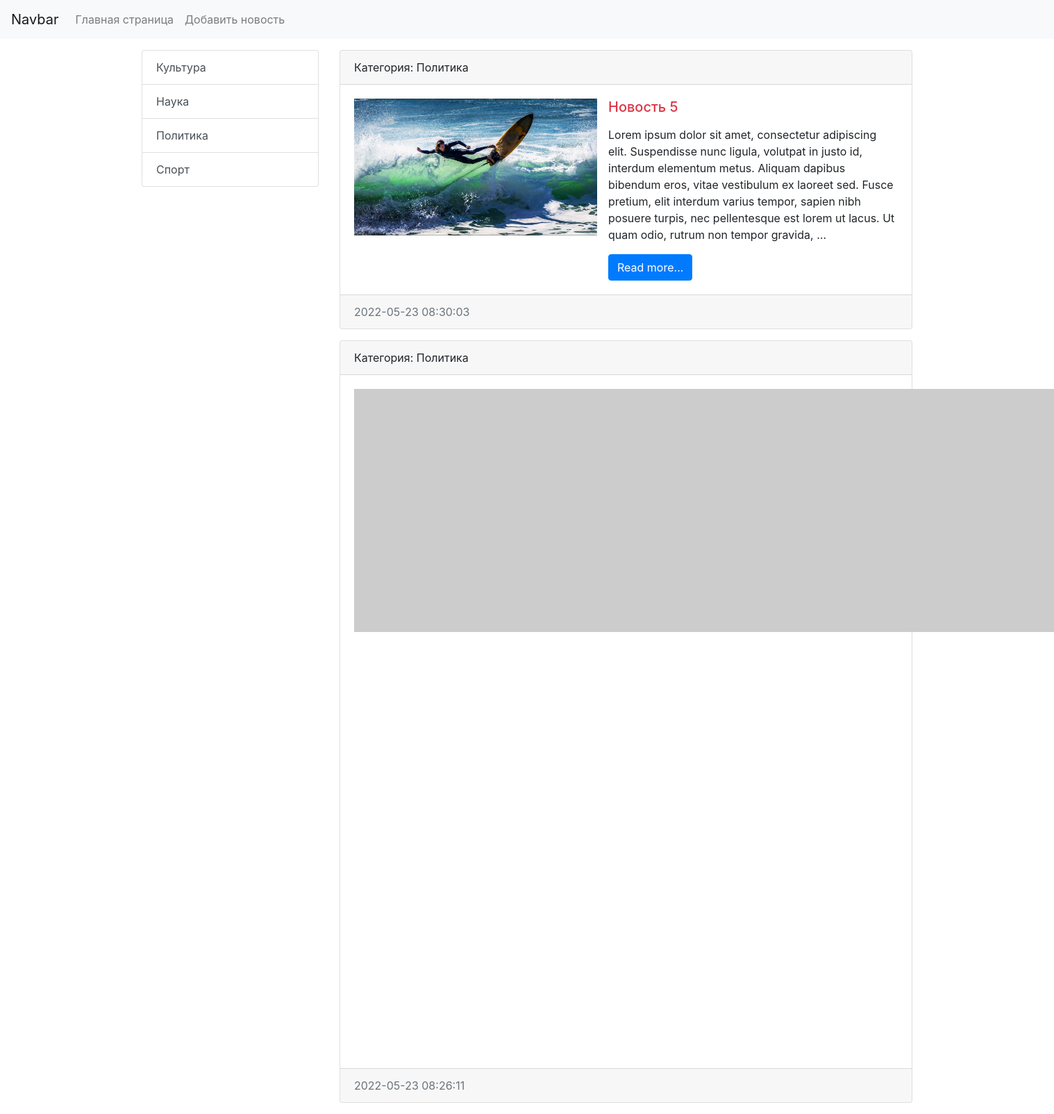
Screenshot of /category/3/ with the database file from the repository.
### news/models.py (models this page shows, shortened)
class Category(models.Model):
    title = models.CharField(max_length=150, db_index=True, verbose_name='Наименование категории')
    def __str__(self):
        return self.title
    class Meta:
        verbose_name = 'Категория'
        verbose_name_plural = "Категории"
        ordering = ['title']

class News(models.Model):
    title = models.CharField(max_length=150, verbose_name='Наименование')
    content = models.TextField(blank=True, verbose_name='Контент')
    created_at = models.DateTimeField(auto_now_add=True, verbose_name='Дата создания')
    updated_at = models.DateTimeField(auto_now=True, verbose_name='Обновлено')
    photo = models.ImageField(upload_to='photos/%Y/%m/%d/', verbose_name='Фото', blank=True)
    is_published = models.BooleanField(default=True, verbose_name='Опубликовано')
    category = models.ForeignKey('Category', on_delete=models.PROTECT, null=True, verbose_name='Категория') #PROTECT-защита от удаления,
    class Meta:
        verbose_name = 'Новость'
        verbose_name_plural = "Новости"
        ordering = ['-created_at']

### news/views.py (the view)
# urls.py: path('category/<int:category_id>/', get_category, name='category'),
def get_category(request, category_id):
    news = News.objects.filter(category_id=category_id)
    categories = Category.objects.all()
    category = Category.objects.get(pk=category_id)
    return render(request, 'news/category.html', {'news': news, 'categories': categories, 'category': category})

### news/templates/news/category.html (shortened to what this page needs)
<!doctype html>
<html lang="en">
  <head>
    <link rel="stylesheet" href="https://cdn.jsdelivr.net/npm/bootstrap@4.6.1/dist/css/bootstrap.min.css">
</head>
<body>
<nav class="navbar navbar-expand-lg navbar-light bg-light">
  <a class="navbar-brand" href="{% url 'home' %}">Navbar</a>
  <div class="collapse navbar-collapse" id="navbarSupportedContent">
    <ul class="navbar-nav mr-auto">
      <li class="nav-item"><a class="nav-link" href="{% url 'home' %}">Главная страница</a></li>
      <li class="nav-item"><a class="nav-link" href="{% url 'home' %}">Добавить новость</a></li>
    </ul>
  </div>
</nav>
<div class="container mt-3">
  <div class="row">
    <div class="col-md-3">
        <div class="list-group">
            {% for item in categories %}
            <a href="{% url 'category' item.pk%}" class="list-group-item list-group-item-action">{{ item.title }}</a>
            {% endfor %}
          </div>
    </div>
    <div class="col-md-9">
      {% for item in news %}
      <div class="card mb-3">
        <div class="card-header">
          Категория: {{item.category}}
        </div>
        <div class="card-body">
          <div class="media">
            {% if item.photo %}
            <img src="{{ item.photo.url }}" alt="" width="350" class="mr-3">
            {% else %}
            <img src="https://picsum.photos/id/1060/350/233/?blur=2" alt="">
            {% endif %}
            <div class="media-body">
            <h5 class="card-title {% cycle 'text-danger' 'text-success' %}">{{ item.title}}</h5>
            <p class="card-text">{{ item.content|safe|linebreaks|truncatewords:50 }}</p>
            <a href="#" class="btn btn-primary">Read more...</a>
            </div>
          </div>
        </div>
        <div class="card-footer text-muted">
          {{ item.created_at|date:"Y-m-d H:i:s"}}
        </div>
      </div>
      {% endfor %}
    </div>
  </div>
</div>
</body>
</html>

### rows the page displays
Category: title "Культура"
Category: title "Наука"
Category: title "Политика"
Category: title "Спорт"
News: category "Политика", photo (picture), title "Новость 5", content "Lorem ipsum dolor sit amet, consectetur adipiscing elit. Suspendisse nunc ligula, volutpat in justo id, interdum elementum metus. Aliquam dapibus bibendum eros, vitae vestibulum ex laoreet sed. Fusce pretium, elit interdum varius tempor, sapien nibh posuere turpis, nec pellentesque est lorem ut lacus. Ut quam odio, rutrum non tempor gravida, …", created_at "2022-05-23 08:30:03"
News: category "Политика", created_at "2022-05-23 08:26:11"
